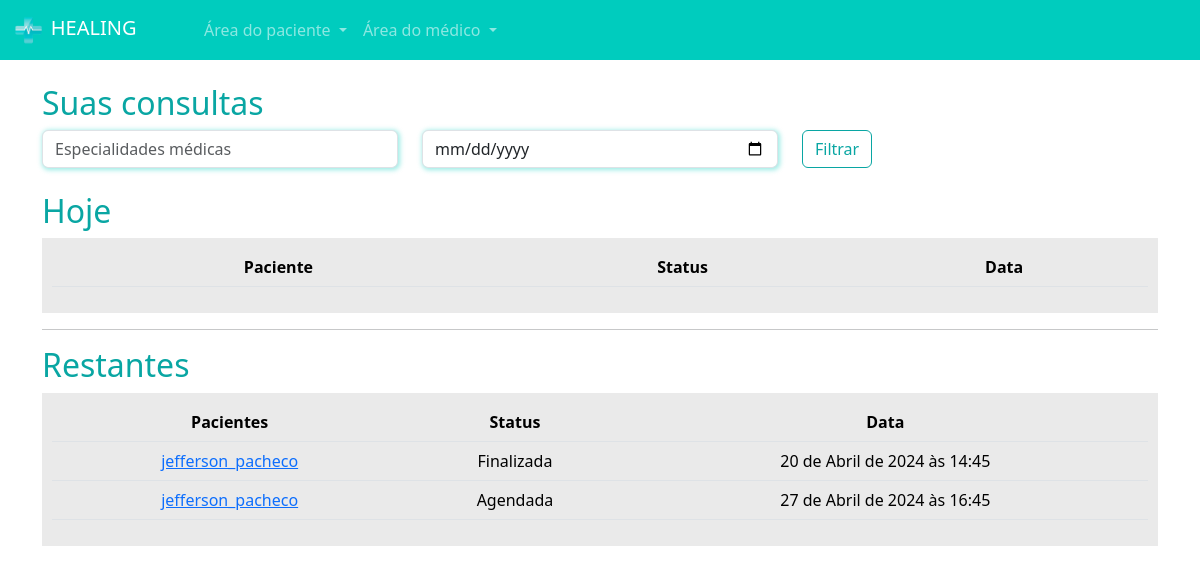
Screenshot of /medicos/consultas_medico/ (signed in) with the database file from the repository.
### paciente/models.py (models this page shows, shortened)
class Consulta(models.Model):
    status_choices = (
                    ('A', 'Agendada'),
                    ('F', 'Finalizada'),
                    ('C', 'Cancelada'),
                    ('I', 'Iniciada')
                    )
    paciente = models.ForeignKey(User, on_delete=models.DO_NOTHING)
    data_aberta = models.ForeignKey(DatasAbertas, on_delete=models.DO_NOTHING)
    status = models.CharField(max_length=1, choices=status_choices, default='A')
    link = models.URLField(null=True, blank=True)

### medico/models.py (models this page shows, shortened)
class DatasAbertas(models.Model):
    data = models.DateTimeField()
    user = models.ForeignKey(User, on_delete=models.DO_NOTHING)
    agendado = models.BooleanField(default=False)

### medico/views.py (the view)
# urls.py: path('consultas_medico/', views.consultas_medico, name="consultas_medico"),
@login_required
def consultas_medico(request):
    if not is_medico(request.user):
        messages.add_message(request, messages.WARNING, 'Somente médicos podem abrir horário!')
        return redirect('/usuarios/sair')
    hoje = datetime.now().date()
    consultas_hoje = Consulta.objects.filter(data_aberta__user=request.user).filter(data_aberta__data__gte=hoje).filter(data_aberta__data__lt=hoje + timedelta(days=1))
    consultas_restantes = Consulta.objects.exclude(id__in=consultas_hoje.values('id')).filter(data_aberta__user=request.user)
    return render(request, 'consultas_medico.html', {'consultas_hoje': consultas_hoje, 'consultas_restantes': consultas_restantes, 'is_medico': is_medico(request.user)})

### medico/models.py (called while the page is built)
def is_medico(user):
    return DadosMedico.objects.filter(user=user).exists()

### medico/templates/consultas_medico.html (shortened to what this page needs)
{% extends "base.html" %}
{% load static %}
{% block 'head' %}
<link rel="stylesheet" href="{% static 'medicos/css/abrir_horario.css' %}">
<link rel="stylesheet" href="{% static 'usuarios/css/usuarios.css' %}">
<link rel="stylesheet" href="{% static 'medicos/css/cadastro_medico.css' %}">
<link rel="stylesheet" href="{% static 'pacientes/css/home.css' %}">
<link rel="stylesheet" href="https://cdn.jsdelivr.net/npm/bootstrap-icons@1.11.3/font/bootstrap-icons.min.css">
{% endblock 'head' %}
{% block 'body' %}
{% include "partials/navbar.html" %}
<div class="container">
    <br>
    <h2><span class="color-dark">Suas consultas</span></h2>
    <div class="row">
        <div class="col-md">
            <input type="text" name="especialidades" id="" class="form-control shadow-main-color" placeholder="Especialidades médicas">
        </div>
        <div class="col-md">
            <input type="date" name="data" id="" class="form-control shadow-main-color" placeholder="Data da consulta">
        </div>
        <div class="col-md">
            <input type="submit" value="Filtrar" class="btn btn-dark-color-outline">
        </div>
    </div>
    <br>
    <h2><span class="color-dark">Hoje</span></h2>
    <div class="list-minhas-consultas">
        <table class="table">
            <thead>
                <tr>
                    <th scope="col">Paciente</th>
                    <th scope="col">Status</th>
                    <th scope="col">Data</th>
                </tr>
            </thead>
        </table>
    </div>
    <hr>
    <h2><span class="color-dark">Restantes</span></h2>
    <div class="list-minhas-consultas">
        <table class="table">
            <thead>
                <tr>
                    <th scope="col">Pacientes</th>
                    <th scope="col">Status</th>
                    <th scope="col">Data</th>
                </tr>
            </thead>
            <tbody>
                {% for consulta in consultas_restantes %}
                <tr>
                    <td><a href="{% url 'consulta_area_medico' consulta.id %}">{{consulta.paciente}}</a></td>
                    <td>{{consulta.get_status_display}}</td>
                    <td>{{consulta.data_aberta.data}}</td>
                </tr>
                {% endfor %}
            </tbody>
        </table>
    </div>
</div>
{% endblock 'body' %}

### templates/static/geral/css/base.css (style rules this page uses)
:root { --main-color: #00CCBE; --dark-color: #09A6A3; --contrast-color: #FFD686; }
.color-dark { color: var(--dark-color); }

### templates/static/usuarios/css/usuarios.css (style rules this page uses)
.btn-dark-color-outline { border: 1px solid var(--dark-color); color: var(--dark-color) }

### templates/static/medicos/css/cadastro_medico.css (style rules this page uses)
.shadow-main-color { box-shadow: 1px 1px 5px 1px rgba(0, 204, 190,.4); }

### templates/static/pacientes/css/home.css (style rules this page uses)
table { border-collapse: collapse !important; width: 100%; }
th, td { padding: 8px; text-align: center; background-color: #EAEAEA !important; }
th { background-color: #EAEAEA; }
.list-minhas-consultas { background-color: #EAEAEA; padding: 10px; }

### rows the page displays
Consulta: paciente "jefferson_pacheco", status "Finalizada", data_aberta.data "20 de Abril de 2024 às 14:45"
Consulta: paciente "jefferson_pacheco", status "Agendada", data_aberta.data "27 de Abril de 2024 às 16:45"
